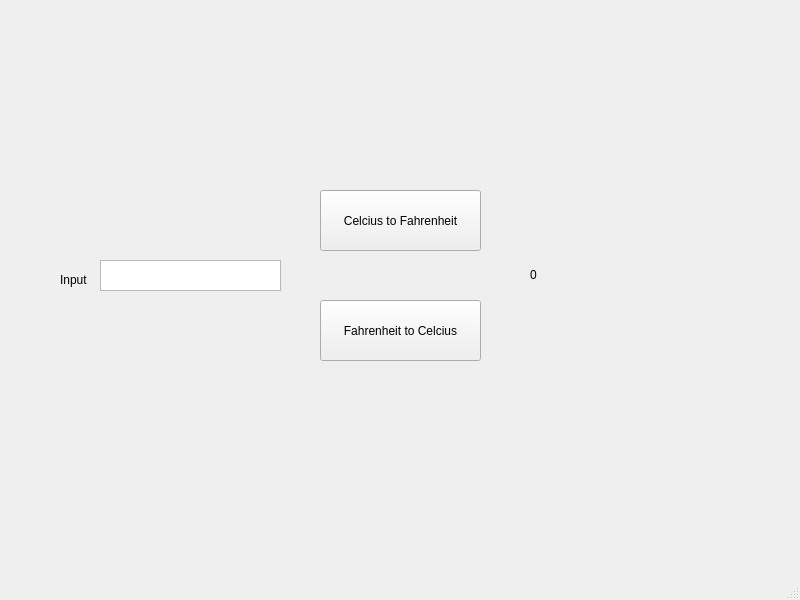
<?xml version="1.0" encoding="UTF-8"?>
<ui version="4.0">
 <class>MainWindow</class>
 <widget class="QMainWindow" name="MainWindow">
  <property name="geometry">
   <rect>
    <x>0</x>
    <y>0</y>
    <width>800</width>
    <height>600</height>
   </rect>
  </property>
  <property name="windowTitle">
   <string>temperature Converter</string>
  </property>
  <widget class="QWidget" name="centralwidget">
   <widget class="QTextEdit" name="textEdit">
    <property name="geometry">
     <rect>
      <x>100</x>
      <y>260</y>
      <width>181</width>
      <height>31</height>
     </rect>
    </property>
   </widget>
   <widget class="QPushButton" name="pushButtonCtoF">
    <property name="geometry">
     <rect>
      <x>320</x>
      <y>190</y>
      <width>161</width>
      <height>61</height>
     </rect>
    </property>
    <property name="text">
     <string>Celcius to Fahrenheit</string>
    </property>
   </widget>
   <widget class="QPushButton" name="pushButtonFtoC">
    <property name="geometry">
     <rect>
      <x>320</x>
      <y>300</y>
      <width>161</width>
      <height>61</height>
     </rect>
    </property>
    <property name="text">
     <string>Fahrenheit to Celcius</string>
    </property>
   </widget>
   <widget class="QLabel" name="labelOut">
    <property name="geometry">
     <rect>
      <x>530</x>
      <y>259</y>
      <width>161</width>
      <height>31</height>
     </rect>
    </property>
    <property name="text">
     <string>0</string>
    </property>
   </widget>
   <widget class="QLabel" name="label">
    <property name="geometry">
     <rect>
      <x>60</x>
      <y>270</y>
      <width>63</width>
      <height>20</height>
     </rect>
    </property>
    <property name="text">
     <string>Input</string>
    </property>
   </widget>
  </widget>
  <widget class="QMenuBar" name="menubar">
   <property name="geometry">
    <rect>
     <x>0</x>
     <y>0</y>
     <width>800</width>
     <height>26</height>
    </rect>
   </property>
  </widget>
  <widget class="QStatusBar" name="statusbar"/>
 </widget>
 <resources/>
 <connections/>
</ui>
